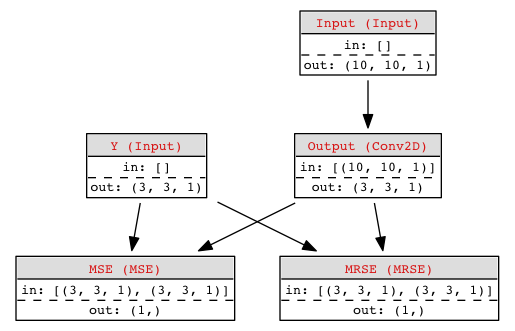

Write the Python code that produced this figure.
import sys
import os
import numpy as np
import matplotlib.pylab as plt

sys.path.append(os.path.dirname(__file__)+"../../")
from scratchnetwork import Network
from scratchnetwork.layers import Input
from scratchnetwork.layers import Conv2D
from scratchnetwork.losses import MSE
from scratchnetwork.metrics import MRSE
from scipy import signal
from scipy import ndimage
from scipy import misc
net = Network()
inputX = net.Node("Input", Input, [10, 10, 1])
inputY = net.Node("Y", Input, [3, 3, 1])

B = net.Node("Output", Conv2D, 1, (5, 5), (2, 2), 'valid')

L1 = net.Node("MSE", MSE)
M1 = net.Node("MRSE", MRSE)

inputX.addNext(B)

L1.addPrev(B)
L1.addPrev(inputY)

M1.addPrev(B)
M1.addPrev(inputY)

net.compile(losses=[L1], metrics=[M1])
net.plot(os.path.basename(sys.argv[0]).split(".")[0]+".png")

# Llenamos
a = 2*(np.random.rand(1000, 10, 10, 1) - 0.5)
b = np.zeros(shape=(1000, 3, 3, 1))
batch_size = 20

w1 = np.array([[0, 1, 2, 3, 4],[0, 1, 2, 3, 4],[0, 1, 2, 3, 4],[0, 1, 2, 3, 4],[0, 1, 2, 3, 4]])
w2 = np.transpose(w1)
s, k = 1, 2
w3 = [np.exp(-z*z/(2*s*s))/np.sqrt(2*np.pi*s*s) for z in range(-k,k+1)]
w3 = np.outer(w3, w3)
for f in [w1, w2, w3]:
	batch_index = 0
	net.compile(losses=[L1], metrics=[M1])
	net.start(inputs=[inputX], outputs=[B])

	f *= 3
	ff = np.flipud(np.fliplr(f))
	for i in range(b.shape[0]):
		for d in range(a.shape[-1]):
			b[i,:,:,d] = signal.convolve2d(a[i,::2,::2,d], ff, 'valid')

	for i in range(10000):
		Xaux = a[batch_index:(batch_index + batch_size)]
		Yaux = b[batch_index:(batch_index + batch_size)]
		net.train_batch({'Input': Xaux}, {'Y': Yaux})

		batch_index += batch_size
		if batch_index >= a.shape[0]:
			batch_index = 0
		if i % 500 == 0:
			net.monitoring()
	out = net.predict({'Input': a})
	kernels = net.get_weights('Output').get('kernels')

	# plot
	plt.subplot(1,2,1)
	plt.imshow(kernels[0][0])
	plt.subplot(1,2,2)
	plt.imshow(f)
	plt.colorbar()
	plt.show()
	
	print(np.transpose(np.vstack((out['Output'].flatten(), b.flatten()))))
